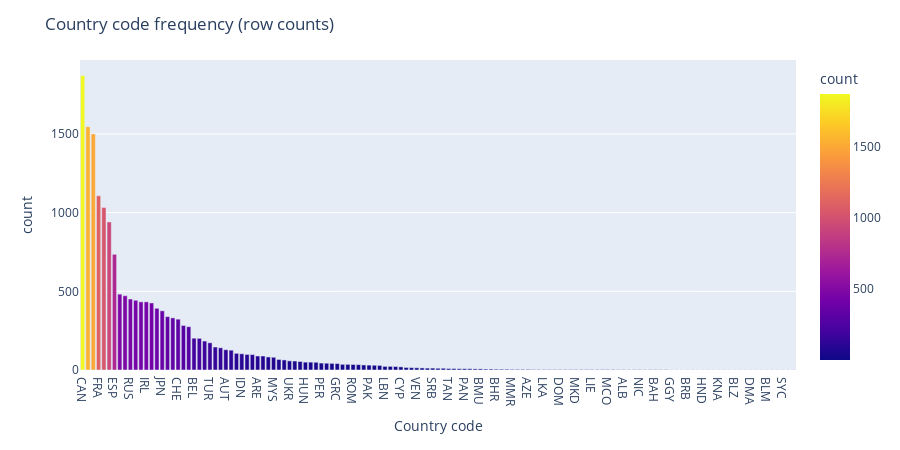

Notebook cell for this chart:
### Markdown cell above
This code visualizes startup distribution excluding dominant countries:

- **Filtered Analysis**: Removes USA and GBR to focus on other countries
- **Purpose**: Reveals secondary startup hubs beyond the top two nations
- **Visualization**: Creates bar chart showing country distribution without outliers

### Code cell
country_counts = df[(df['country_code']!='USA')&(df['country_code']!='GBR')]['country_code'].value_counts().reset_index()
country_counts.columns = ['country_code', 'frequency']

fig = px.bar(country_counts, x='country_code', y='frequency',
             color='frequency',
             labels={'frequency':'count', 'country_code':'Country code'},
             height=450)
fig.update_layout(title='Country code frequency (row counts)')
fig.show()

### Figure 1 — Plotly figure (JSON) as saved in the notebook; plotly's stock layout.template omitted (floating-point values rounded to 4 significant figures; data arrays with more than 128 entries replaced by an {"elided": "..."} marker saying what was removed)
{"data": [{"hovertemplate": "Country code=%{x}<br>count=%{marker.color}<extra></extra>", "legendgroup": "", "marker": {"color": {"elided": "135 int values"}, "coloraxis": "coloraxis", "pattern": {"shape": ""}}, "name": "", "orientation": "v", "showlegend": false, "textposition": "auto", "type": "bar", "x": {"elided": "135 str values"}, "xaxis": "x", "y": {"elided": "135 int values"}, "yaxis": "y"}], "layout": {"barmode": "relative", "coloraxis": {"colorbar": {"title": {"text": "count"}}, "colorscale": [[0, "#0d0887"], [0.1111, "#46039f"], [0.2222, "#7201a8"], [0.3333, "#9c179e"], [0.4444, "#bd3786"], [0.5556, "#d8576b"], [0.6667, "#ed7953"], [0.7778, "#fb9f3a"], [0.8889, "#fdca26"], [1, "#f0f921"]]}, "height": 450, "legend": {"tracegroupgap": 0}, "margin": {"t": 60}, "title": {"text": "Country code frequency (row counts)"}, "xaxis": {"anchor": "y", "domain": [0, 1], "title": {"text": "Country code"}}, "yaxis": {"anchor": "x", "domain": [0, 1], "title": {"text": "count"}}}}
